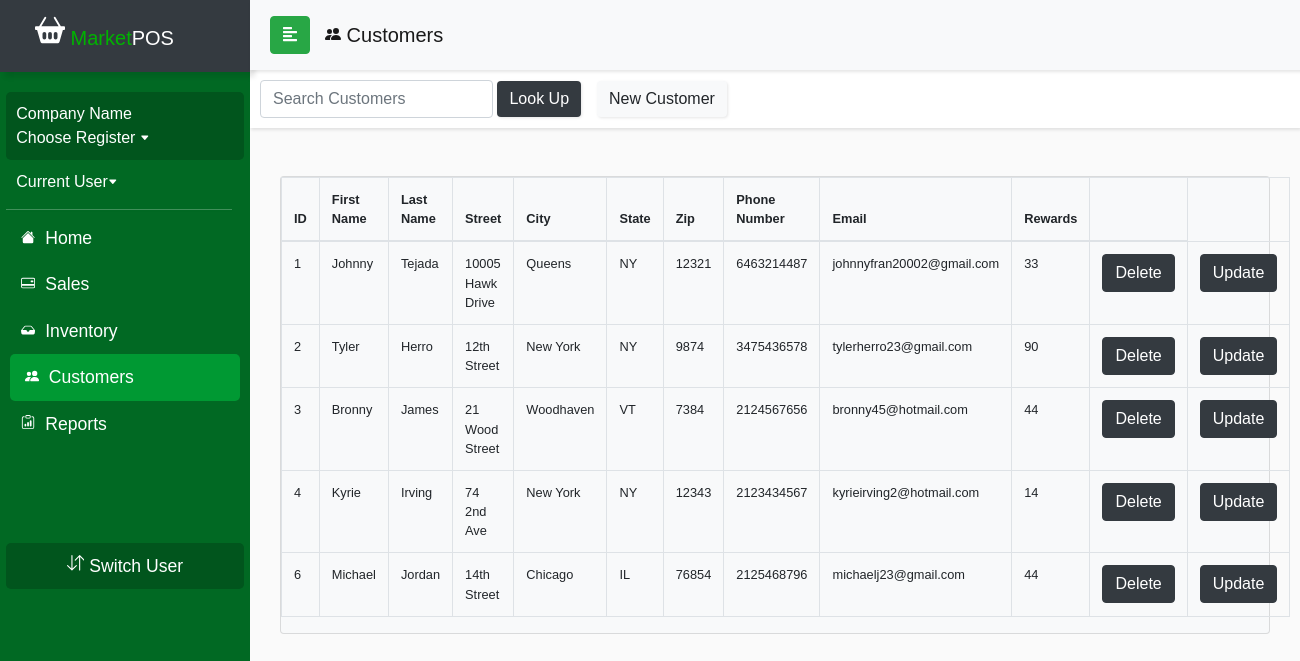
The app's page /currentDraft/customerview.php with its own data.
### tables this page shows
CREATE TABLE `customer_info` (
  `customer_id` int(11) NOT NULL,
  `email` varchar(50) NOT NULL,
  `password` varchar(60) NOT NULL,
  `first_name` varchar(50) NOT NULL,
  `last_name` varchar(50) NOT NULL,
  `phone_number` double NOT NULL,
  `rewards` float DEFAULT NULL,
  `street_address` varchar(50) NOT NULL,
  `city` varchar(50) NOT NULL,
  `state` varchar(2) NOT NULL,
  `zip_code` int(11) NOT NULL
);

### currentDraft/customerview.php (the view, shortened to what this page needs)
<?php
include_once('config.php');
$query = "SELECT * FROM customer_info";
$result = mysqli_query($conn, $query);
?>
<!DOCTYPE html>
<html>
<head>
   <link rel="stylesheet" href="css/bootstrap.min.css">
  <link rel="stylesheet" href="userStyle2.css">
  <link rel="stylesheet" href="css/jquery.mCustomScrollbar.min.css">
</head>
<body>
          <nav id="sidebar">
        <div class="sidebar-header bg-dark">
            <h1><span><a class="navbar-brand relative-top" href="indexDraft.php">
                        <span style="color: #00b300"> Market</span>POS</a></h1>
        </div>
        <ul class="list-unstyled components">
        <li>
                <div id="usercard">
                    <a href="" style="font-size: 1em;"><?php if(isset($_SESSION['company_name'])&& !empty($_SESSION['company_name'])) {echo $_SESSION['company_name'];} else {echo 'Company Name';} ?></br>Choose Register <svg width=".6em" height=".6em" viewBox="0 0 16 16" class="bi bi-caret-down-fill" fill="currentColor" xmlns="http://www.w3.org/2000/svg">
                            <path d="M7.247 11.14L2.451 5.658C1.885 5.013 2.345 4 3.204 4h9.592a1 1 0 0 1 .753 1.659l-4.796 5.48a1 1 0 0 1-1.506 0z" />
                        </svg></a>
                </div>
            </li>
            <li>
                <a href="employeePinLogin.php" style="font-size: 1em;"><?php if(isset($_SESSION['emp_fname'])&& !empty($_SESSION['emp_lname'])){ echo "" . $_SESSION['emp_fname'] . " " . $_SESSION['emp_lname'] . " ";} else{ echo "Current User";} ?><svg width=".6em" height=".6em" viewBox="0 0 16 16" class="bi bi-caret-down-fill" fill="currentColor" xmlns="http://www.w3.org/2000/svg">
                        <path d="M7.247 11.14L2.451 5.658C1.885 5.013 2.345 4 3.204 4h9.592a1 1 0 0 1 .753 1.659l-4.796 5.48a1 1 0 0 1-1.506 0z" />
                    </svg></a>
            </li>
        <div class="justify-content-center" id="navline"></div>
            <li>
                <a href="accounthomeDraft.php">
                    <span style="padding:5px;">
                        </span> Home</a>
            </li>
            <li>
                <a href="salescontrolpanel.php">
                    <span style="padding:5px;">
                    </span> Sales</a>
            </li>
            <li>
                <a href="inventorycontrol.php">
                    <span style="padding:5px;">
                        </span> Inventory</a>
            </li>
            <li class="active">
                <a href="customercontrol.php">
                    <span style="padding:5px;">
                        </span> Customers</a>
            </li>
            <li>
                <a href="reportsControlPanel.php">
                    <span style="padding:5px;">
                        </span> Reports</a>
            </li>
        <li class="sidebar-footer">
            <div class="text-center" id="usercard">
               <a role="button" href="employeePinLogin.php"> Switch User</a>
            </div>
    </li>
        </ul>
    </nav>
  <div id="content">
    <nav class="navbar navbar-expand-lg navbar-light bg-light sticky-top" id="locnav">
      <div class="container-fluid">
        <button type="button" id="sidebarCollapse" class="btn btn-success">
          <i class="fas fa-align-left"></i>
        </button>
        <div class="collapse navbar-collapse" id="navbarSupportedContent">
          <ul class="nav navbar-nav mr-auto">
            <a class="navbar-brand" href="customerview.php"> Customers</a>
          </ul>
        </div>
      </div>
    </nav>
    <nav class="navbar navbar-light" id="salespanel">
      <form class="form-inline" method="post" action="customerview.php">
        <div class="nav-item" style="padding: 8px">
          <input class="form-control" name="customer" placeholder="Search Customers" aria-label="Search">
          <button class="btn btn-dark navbar-btn" name="submit-search"> Look Up</button>
        </div>
        <div class="nav-item mr-auto">
          <a class="btn navbar-btn btn-light" href="customerindex.php" role="button"> New Customer</a></div>
      </form>
    </nav>
    <div class="container justify-content-center" id="tablescreen">
      <div class="col-12">
        <div class="card mt-5 bg-light">
          <table class="table table-bordered" style="font-size:80%;">
            <thead>
              <tr>
                <th class="col"> ID </th>
                <th class="col"> First Name </th>
                <th class="col"> Last Name </th>
                <th class="col"> Street </th>
                <th class="col"> City</th>
                <th class="col"> State</th>
                <th class="col"> Zip </th>
                <th class="col"> Phone Number </th>
                <th class="col"> Email </th>
                <th class="col"> Rewards </th>
                <th class="col"> </th>
              </tr>
            </thead>
            <tbody>
              <?php
              if (isset($_POST['submit-search'])) {
                $search = mysqli_real_escape_string($conn, $_POST['customer']);
                $sql = "SELECT * FROM customer_info WHERE first_name LIKE '%$search%' OR last_name LIKE '%$search%' OR phone_number LIKE '%$search%' OR email LIKE '%$search%'";
                $result = mysqli_query($conn, $sql);
                $queryResults = mysqli_num_rows($result);
                if ($queryResults > 0) {
                  echo "<div>There are $queryResults results matching your search</div><br>";
                  while ($row = mysqli_fetch_assoc($result)) {
                    echo "<tr><td>" . $row['customer_id'] . "</td><td>"
                    . $row['first_name'] . "</td><td>" . $row['last_name'] . "</td><td>" . $row['street_address'] . "</td><td>"
                    . $row['city'] . "</td><td>" . $row['state'] . "</td><td>" . $row['zip_code'] . "</td><td>" . $row['phone_number'] . "</td><td>"
                    . $row['email'] . "</td><td>"  . $row['rewards'] .
                    "</td><td><a class='btn btn-dark' role='button' href='customerdelete.php?Del="
                    . $row['customer_id'] . "'>Delete</a></td><td><a class='btn btn-dark' role='button' href='customeredit.php?Upd="
                    . $row['customer_id'] . "'>Update</a></td></tr>";
                  }
                } else {
                  echo "<div>There are no results matching your search</div>";
                }
              }
              else {
                while ($row = mysqli_fetch_assoc($result)) {
                  echo "<tr><td>" . $row['customer_id'] . "</td><td>"
                    . $row['first_name'] . "</td><td>" . $row['last_name'] . "</td><td>" . $row['street_address'] . "</td><td>"
                    . $row['city'] . "</td><td>" . $row['state'] . "</td><td>" . $row['zip_code'] . "</td><td>" . $row['phone_number'] . "</td><td>"
                    . $row['email'] . "</td><td>"  . $row['rewards'] .
                    "</td><td><a class='btn btn-dark' role='button' href='customerdelete.php?Del="
                    . $row['customer_id'] . "'>Delete</a></td><td><a class='btn btn-dark' role='button' href='customeredit.php?Upd="
                    . $row['customer_id'] . "'>Update</a></td></tr>";
                }
              }
              ?>
            </tbody>
          </table>
        </div>
      </div>
    </div>
</body>
</html>

### currentDraft/userStyle2.css (style rules this page uses)
body { font-family: 'Poppins', sans-serif; background: #fafafa; overflow-y: scroll; overflow-x: hidden; }
a, a:hover, a:focus { color: inherit; text-decoration: none; transition: all 0.3s; }
#locnav { position: fixed; }
#salespanel { padding: 2px 2px; margin-top: 30px; margin-left: 0px; overflow-y: scroll; }
.navbar { width: 100%; padding: 5px 5px; background: #fff; border: none; border-radius: 0; box-shadow: 1px 2px 3px rgba(0, 0, 0, 0.1); }
.navbar-brand { padding: 15px; }
.nav-item { padding: 8px; }
.navbar-btn { box-shadow: 1px 1px 3px rgba(0, 0, 0, 0.1); outline: none !important; border: none; }
#navline { margin-top: 5px; margin-bottom: 5px; width: 95%; height: 1px; border-bottom: 1px solid white; opacity: 25%; box-shadow: 1px 1px 3px rgba(0, 0, 0, 0.1); }
#sidebar { width: 250px; position: fixed; top: 0; left: 0; height: 100vh; z-index: 999; background: #016923; color: #fff; transition: all 0.3s; }
#sidebar .sidebar-header { padding-left: 20px; height: 4.5em; box-shadow: 5px 5px 5px rgba(0, 0, 0, 0.1); }
#sidebar ul.components { padding: 20px 0; margin: auto; width: 95%; }
#sidebar ul li a { padding: 10px; font-size: 1.1em; display: block; }
#sidebar ul li.active > a, a[aria-expanded="true"] { color: #fff; background: #009933; margin: auto; width: 97%; border-radius: 5px; }
#usercard { background: #01551d; border-radius: 5px; }
#content { width: calc(100% - 250px); margin-top: 40px; min-height: 100vh; transition: all 0.3s; position: absolute; top: 0; right: 0; }
#tablescreen { margin-top: 30px; left: 150px; }

### records on screen
customer_info: customer_id "1", first_name "Johnny", last_name "Tejada", street_address "10005 Hawk Drive", city "Queens", state "NY", zip_code "12321", phone_number "6463214487", email "johnnyfran20002@gmail.com", rewards "33"
customer_info: customer_id "2", first_name "Tyler", last_name "Herro", street_address "12th Street", city "New York", state "NY", zip_code "9874", phone_number "3475436578", email "tylerherro23@gmail.com", rewards "90"
customer_info: customer_id "3", first_name "Bronny", last_name "James", street_address "21 Wood Street", city "Woodhaven", state "VT", zip_code "7384", phone_number "2124567656", email "bronny45@hotmail.com", rewards "44"
customer_info: customer_id "4", first_name "Kyrie", last_name "Irving", street_address "74 2nd Ave", city "New York", state "NY", zip_code "12343", phone_number "2123434567", email "kyrieirving2@hotmail.com", rewards "14"
customer_info: customer_id "6", first_name "Michael", last_name "Jordan", street_address "14th Street", city "Chicago", state "IL", zip_code "76854", phone_number "2125468796", email "michaelj23@gmail.com", rewards "44"
